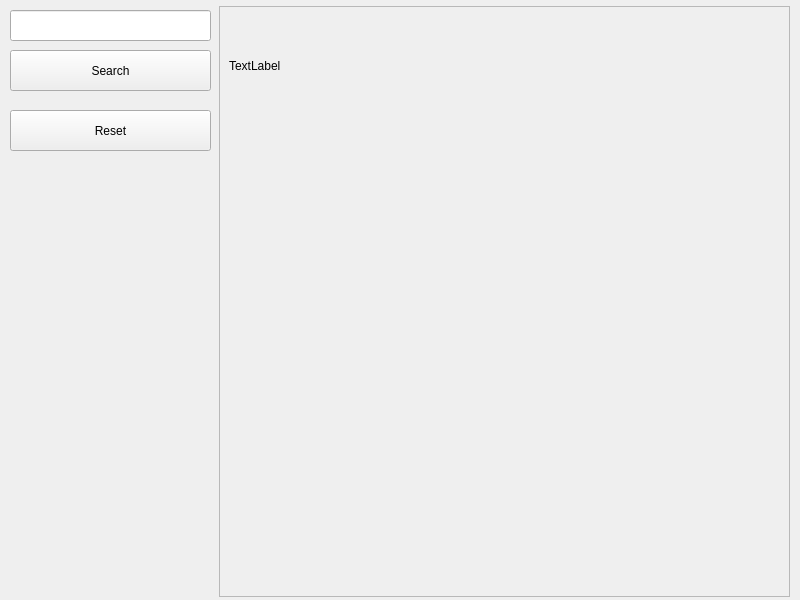
<?xml version="1.0" encoding="UTF-8"?>
<ui version="4.0">
 <class>MainWindow</class>
 <widget class="QMainWindow" name="MainWindow">
  <property name="geometry">
   <rect>
    <x>0</x>
    <y>0</y>
    <width>800</width>
    <height>600</height>
   </rect>
  </property>
  <property name="windowTitle">
   <string>MainWindow</string>
  </property>
  <widget class="QWidget" name="centralwidget">
   <widget class="QScrollArea" name="scrollArea">
    <property name="geometry">
     <rect>
      <x>219</x>
      <y>6</y>
      <width>571</width>
      <height>591</height>
     </rect>
    </property>
    <property name="widgetResizable">
     <bool>true</bool>
    </property>
    <widget class="QWidget" name="scrollAreaWidgetContents">
     <property name="geometry">
      <rect>
       <x>0</x>
       <y>0</y>
       <width>569</width>
       <height>122</height>
      </rect>
     </property>
     <property name="sizePolicy">
      <sizepolicy hsizetype="Preferred" vsizetype="Maximum">
       <horstretch>0</horstretch>
       <verstretch>0</verstretch>
      </sizepolicy>
     </property>
     <layout class="QVBoxLayout" name="verticalLayout">
      <property name="sizeConstraint">
       <enum>QLayout::SetFixedSize</enum>
      </property>
      <item>
       <widget class="QLabel" name="label">
        <property name="minimumSize">
         <size>
          <width>0</width>
          <height>100</height>
         </size>
        </property>
        <property name="maximumSize">
         <size>
          <width>16777215</width>
          <height>16777215</height>
         </size>
        </property>
        <property name="text">
         <string>TextLabel</string>
        </property>
       </widget>
      </item>
     </layout>
    </widget>
   </widget>
   <widget class="QPushButton" name="searchButton">
    <property name="geometry">
     <rect>
      <x>10</x>
      <y>50</y>
      <width>201</width>
      <height>41</height>
     </rect>
    </property>
    <property name="text">
     <string>Search</string>
    </property>
   </widget>
   <widget class="QLineEdit" name="searchLine">
    <property name="geometry">
     <rect>
      <x>10</x>
      <y>10</y>
      <width>201</width>
      <height>31</height>
     </rect>
    </property>
   </widget>
   <widget class="QPushButton" name="resetButton">
    <property name="geometry">
     <rect>
      <x>10</x>
      <y>110</y>
      <width>201</width>
      <height>41</height>
     </rect>
    </property>
    <property name="text">
     <string>Reset</string>
    </property>
   </widget>
   <zorder>scrollArea</zorder>
   <zorder>searchLine</zorder>
   <zorder>resetButton</zorder>
   <zorder>searchButton</zorder>
  </widget>
 </widget>
 <resources/>
 <connections/>
</ui>
